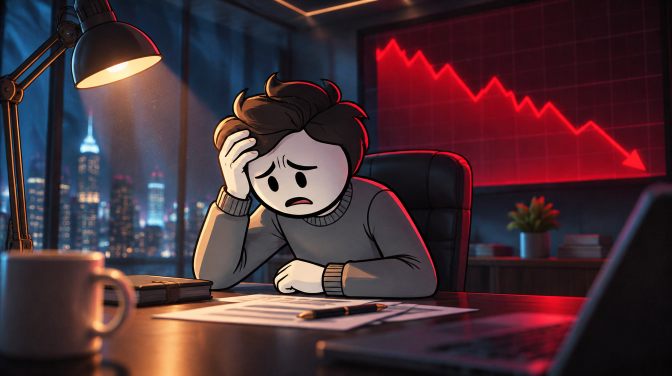
#> input picture projects/ai-bubble-long/art/s001.png, 1344 x 752 px (shown at 1/2 size); its folder holds only this picture in this run
$ python find_faces.py
#> lines starting #> are read from the running program, lines starting #| are printed output that depends on the picture; after the words box and inside, x2 and y2 are one past the last pixel; in counts of white or black regions, pixels touching at a corner belong together
#!/usr/bin/env python3
"""Detect cartoon eye pairs in art/*.png -> art/faces_auto.json (B's helper for blink / mouth / brow rigs).
Style: dot eyes = dark oval blobs with light skin around them. Pairs: two blobs of similar size and height,
2-7 eye-widths apart. Mouth / brow positions are derived from the pair in the player.
Review the annotated sheets (--sheet DIR) and fix by hand in art/faces.json (that file wins)."""
import os, sys, json, glob
import numpy as np
from PIL import Image, ImageDraw
from scipy import ndimage as ndi
HERE = os.path.dirname(os.path.abspath(__file__))


def detect(path):
#> called with path = 'projects/ai-bubble-long/art/s001.png'
    im = Image.open(path).convert('RGB'); W, H = im.size
#> in detect, im is the input picture: PIL image 1344x752 RGB; mean R, G, B 72.7, 47.9, 54.3
#> after `W, H = im.size`: W = 1344; H = 752
    a = np.asarray(im).astype(np.float32); Y = .299 * a[..., 0] + .587 * a[..., 1] + .114 * a[..., 2]
#> after `Y = 0.299 * a[..., 0] + 0.587 * a[..., 1] + 0.114 * a[..., 2]`:
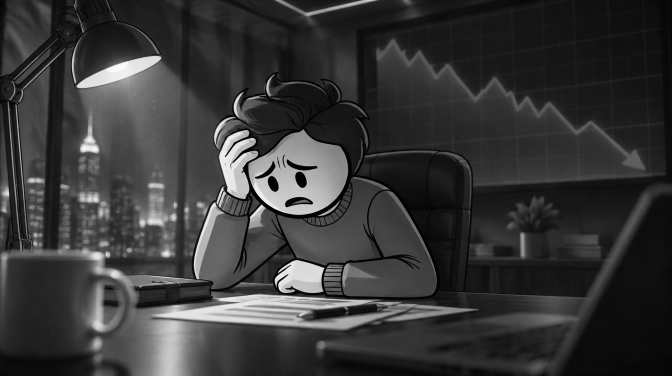
#> Y: shape (752, 1344) float32 (shown at 1/2 size); min 0, max 254, mean 56.1
    sat = a.max(2) - a.min(2)
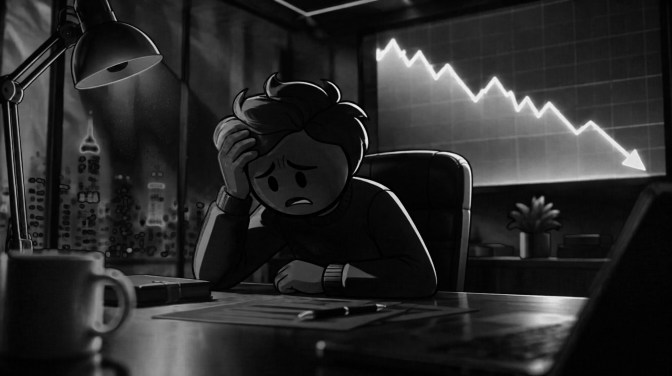
#> sat: shape (752, 1344) float32 (shown at 1/2 size); min 0, max 245, mean 40.9
    dark = (Y < 60) & (sat < 60)
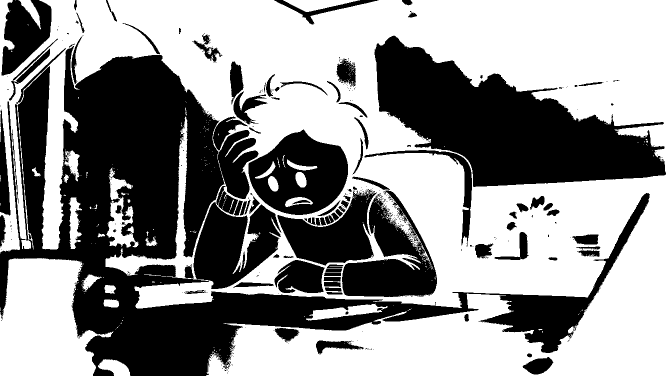
#> dark: shape (752, 1344) bool (shown at 1/2 size); 57.4% white; 431 black regions (336 under 20 px), largest, box (x1, y1, x2, y2) and area: (0, 92, 1300, 752) 234749, (749, 71, 1332, 374) 87716, (497, 259, 696, 430) 21322
    lab, n = ndi.label(dark)
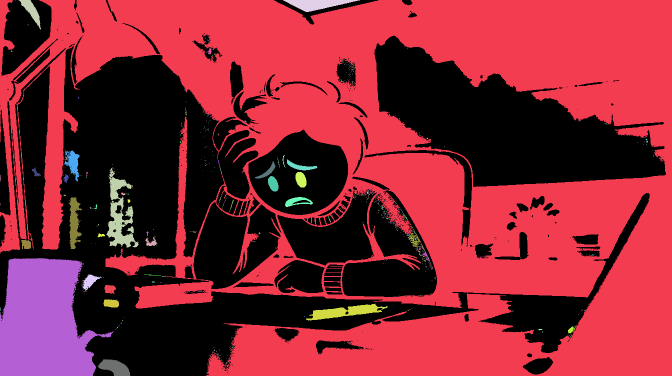
#> lab: shape (752, 1344) int32 (shown at 1/2 size); 922 distinct labels, from 0 to 921; one colour per label, 0 black
#> n = 921
    objs = ndi.find_objects(lab)
#> objs = 921 items
    cands = []
    for i, sl in enumerate(objs, 1):
        h = sl[0].stop - sl[0].start; w = sl[1].stop - sl[1].start
        if not (4 <= w <= 40 and 6 <= h <= 55): continue
        if not (.9 <= h / w <= 2.6): continue                       # tall-ish ovals
        m = lab[sl] == i; area = m.sum()
        if area < .55 * w * h: continue                              # solid
        cy = (sl[0].start + sl[0].stop) / 2; cx = (sl[1].start + sl[1].stop) / 2
        # ring around blob must be light skin
        r = max(w, h); y0, y1 = int(max(0, cy - r * 1.3)), int(min(H, cy + r * 1.3)); x0, x1 = int(max(0, cx - r * 1.3)), int(min(W, cx + r * 1.3))
        ring = Y[y0:y1, x0:x1].copy(); inner = lab[y0:y1, x0:x1] == i
        ring_vals = ring[~ndi.binary_dilation(inner, iterations=2)]
        if ring_vals.size == 0 or np.median(ring_vals) < 150: continue
        cands.append((cx, cy, w, h))
#> this loop made 921 passes
#> (h, w) on passes 1 to 3: (752, 1344), (1, 1), (59, 45)
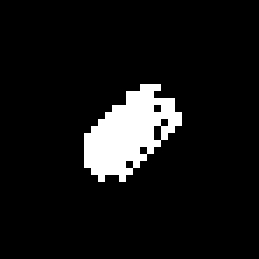
#> inner: shape (37, 37) bool (shown 7 times larger); 8% white; 1 white region, box (x1, y1, x2, y2) and area: (12, 12, 26, 26) 110
#> after the loop, cands = [(602, 359.5, 22, 31), (546.5, 367.5, 21, 31)]
    faces = []; used = set()
    cands.sort(key=lambda c: c[0])
    for i, a_ in enumerate(cands):
        if i in used: continue
        best = None
        for j in range(i + 1, len(cands)):
            if j in used: continue
            b = cands[j]; dx = b[0] - a_[0]; dy = abs(b[1] - a_[1]); s = (a_[2] + b[2]) / 2
            if dx < 2 * s or dx > 7.5 * s: continue
            if dy > .6 * s + .15 * dx: continue
            if not (.6 < b[3] / a_[3] < 1.6): continue
            sc = dy + abs(b[3] - a_[3])
            if best is None or sc < best[0]: best = (sc, j)
        if best:
            b = cands[best[1]]; used |= {i, best[1]}
            faces.append({'eyes': [[round(a_[0] / W, 4), round(a_[1] / H, 4)], [round(b[0] / W, 4), round(b[1] / H, 4)]],
                          'eh': round((a_[3] + b[3]) / 2 / H, 4), 'ew': round((a_[2] + b[2]) / 2 / W, 4)})
#> this loop made 2 passes
#> (a_, b) on pass 1: ((546.5, 367.5, 21, 31), (602, 359.5, 22, 31))
#> after the loop, faces = 1 item
    return faces


def main():
    out = {}; files = sorted(glob.glob(os.path.join(HERE, 'art', 's*.png')))
    for f in files:
        out[os.path.basename(f)[:-4]] = detect(f)
    json.dump(out, open(os.path.join(HERE, 'art', 'faces_auto.json'), 'w'), indent=0)
    print(sum(len(v) for v in out.values()), 'faces in', len(out), 'images')
#| 1 faces in 1 images
    if len(sys.argv) > 2 and sys.argv[1] == '--sheet':
        d = sys.argv[2]; os.makedirs(d, exist_ok=True); tiles = []
        for k, faces in out.items():
            im = Image.open(os.path.join(HERE, 'art', k + '.png')).convert('RGB'); W, H = im.size; dr = ImageDraw.Draw(im)
            for n, fc in enumerate(faces):
                for (x, y) in fc['eyes']:
                    r = fc['eh'] * H * .9; dr.ellipse([x * W - r, y * H - r, x * W + r, y * H + r], outline=(0, 255, 0), width=3)
                (x0, y0), (x1, y1) = fc['eyes']; dr.text(((x0 + x1) / 2 * W - 4, min(y0, y1) * H - 30), str(n), fill=(255, 255, 0))
            dr.text((8, 8), k, fill=(0, 255, 255)); tiles.append(im.resize((672, 376)))
        for p in range(0, len(tiles), 12):
            sh = Image.new('RGB', (672 * 3, 376 * 4))
            for i, t in enumerate(tiles[p:p + 12]): sh.paste(t, ((i % 3) * 672, (i // 3) * 376))
            sh.save(os.path.join(d, 'faces_%02d.jpg' % (p // 12)), quality=82)


if __name__ == '__main__':
    main()

$ run again, on projects/ai-bubble-long/art/s008.png
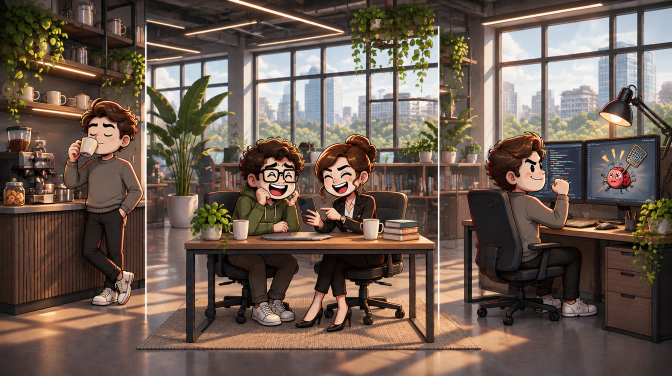
#> input picture projects/ai-bubble-long/art/s008.png, 1344 x 752 px (shown at 1/2 size)
#> in detect, im is the input picture: PIL image 1344x752 RGB; mean R, G, B 109.2, 92.3, 81.2
#> in detect, `dark = (Y < 60) & (sat < 60)`:
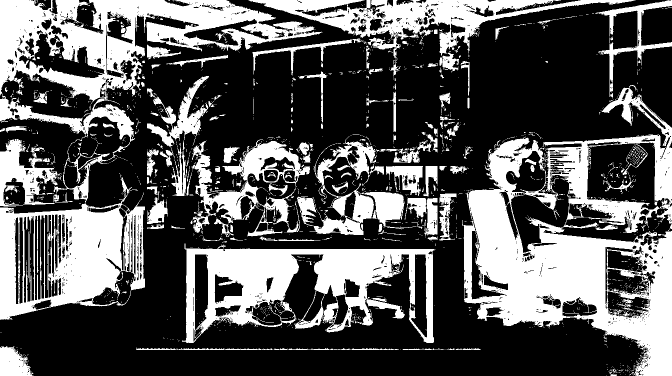
#> dark: shape (752, 1344) bool (shown at 1/2 size); 34.7% white; 1974 white regions (1774 under 20 px), largest, box (x1, y1, x2, y2) and area: (0, 0, 645, 640) 99422, (924, 170, 1344, 752) 98134, (364, 487, 871, 686) 45479
#> in detect, `lab, n = ndi.label(dark)`:
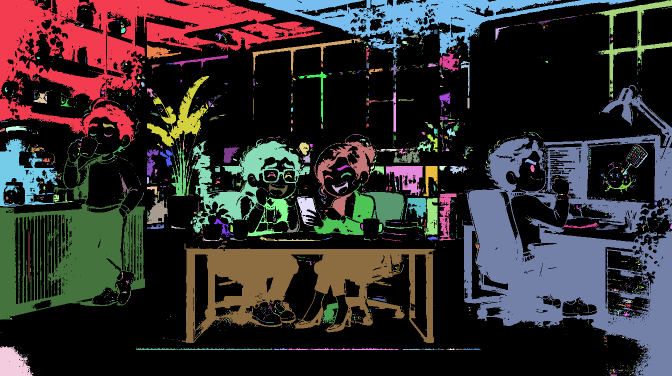
#> lab: shape (752, 1344) int32 (shown at 1/2 size); 3434 distinct labels, from 0 to 3433; one colour per label, 0 black
#> n = 3433
#> objs = 3433 items
#> the loop in detect, `for i, sl in enumerate(objs, 1):` made 3433 passes
#> (h, w) on passes 1 to 3: (284, 644), (1, 1), (1, 1)
#> after the loop in detect, `for i, sl in enumerate(objs, 1):`: cands = [(287, 154.5, 6, 7), (735.5, 198.5, 5, 7), (584, 219.5, 4, 9), (584, 243, 4, 8), (1065, 337, 8, 14), (761, 456, 8, 16)]
#> the loop in detect, `for i, a_ in enumerate(cands):` made 6 passes
#> after the loop in detect, `for i, a_ in enumerate(cands):`: faces = []; used = 0 items
#| 0 faces in 1 images
